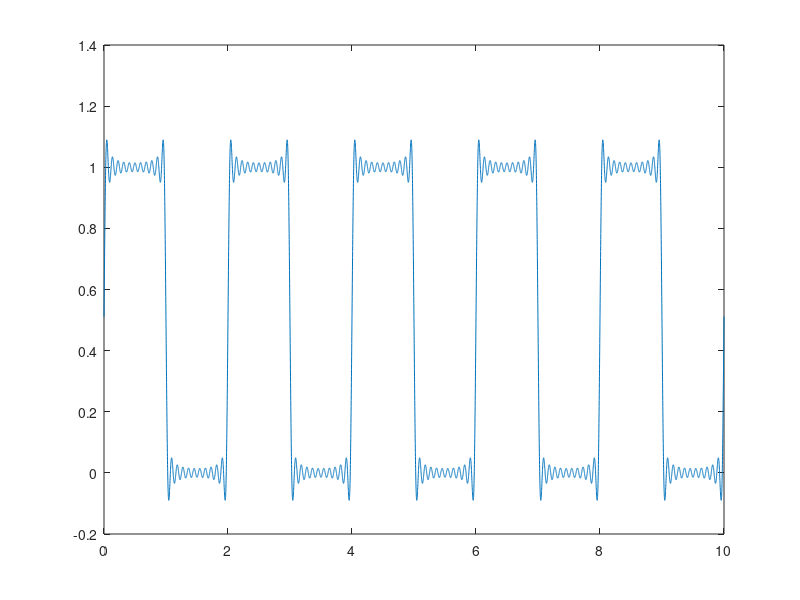

Write the MATLAB code that produced this figure.
clear all
clc
k=0;
xt=zeros(1,2001);
xt(1:1000)=1;
% for t=0:0.001:2
%     k=k+1;
%     if t<=0.5
%         x(k)=2*t;
%     elseif (t>0.5) & (t<=1)
%         x(k)=2-2*t;
%     end
% end
% xt=[x(1:2000) x(1:2000) x(1:2000)];
% t=0:0.001:6-0.001;
% plot(t,xt)
% hold on

k=0;
i=1;

figure(1)
for z=20:21;
    clear tk genelak xn xsk
    tk=0;
    i=1;
    for p=-z:z;
        
        for t=0:0.001:2
            k=k+1;
            ak=xt(k)*exp(-j*pi*t*p);
            tk=tk+ak;
        end
        genelak(i)=(1/2)*tk;
        i=i+1;
        tk=0;
        k=0;
    end
   
    xr=zeros(1,2001);
    p=0;
    for t=0:0.001:10
        l=0;
        xn=0;
        xsk=0;
        for i=-z:z
            l=l+1;
            xsk=genelak(l)*exp(j*t*pi*i);
            xn=xn+xsk;
        end
        p=p+1;
        xr(p)= xn;
        
    end
    xr=xr./1000;
    t=0:0.001:10;
    figure(1)
    plot(t,xr);
    pause(0.05)
end

